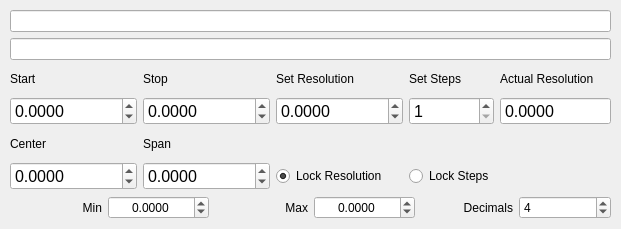
<?xml version="1.0" encoding="UTF-8"?>
<ui version="4.0">
 <class>Form</class>
 <widget class="QWidget" name="Form">
  <property name="geometry">
   <rect>
    <x>0</x>
    <y>0</y>
    <width>600</width>
    <height>229</height>
   </rect>
  </property>
  <property name="sizePolicy">
   <sizepolicy hsizetype="Preferred" vsizetype="Fixed">
    <horstretch>0</horstretch>
    <verstretch>0</verstretch>
   </sizepolicy>
  </property>
  <property name="windowTitle">
   <string>Form</string>
  </property>
  <layout class="QGridLayout" name="gridLayout">
   <property name="margin">
    <number>10</number>
   </property>
   <item row="3" column="5">
    <widget class="QSpinBox" name="uiDecimals">
     <property name="keyboardTracking">
      <bool>false</bool>
     </property>
     <property name="minimum">
      <number>0</number>
     </property>
     <property name="maximum">
      <number>10</number>
     </property>
     <property name="value">
      <number>4</number>
     </property>
    </widget>
   </item>
   <item row="3" column="4">
    <widget class="QLabel" name="label_4">
     <property name="text">
      <string>Decimals</string>
     </property>
     <property name="alignment">
      <set>Qt::AlignRight|Qt::AlignTrailing|Qt::AlignVCenter</set>
     </property>
    </widget>
   </item>
   <item row="3" column="1">
    <widget class="QDoubleSpinBox" name="uiMin">
     <property name="alignment">
      <set>Qt::AlignCenter</set>
     </property>
     <property name="keyboardTracking">
      <bool>false</bool>
     </property>
     <property name="decimals">
      <number>4</number>
     </property>
     <property name="minimum">
      <double>-999999999.000000000000000</double>
     </property>
     <property name="maximum">
      <double>999999999.000000000000000</double>
     </property>
     <property name="singleStep">
      <double>0.000100000000000</double>
     </property>
    </widget>
   </item>
   <item row="3" column="0">
    <widget class="QLabel" name="label_2">
     <property name="sizePolicy">
      <sizepolicy hsizetype="Preferred" vsizetype="Preferred">
       <horstretch>0</horstretch>
       <verstretch>0</verstretch>
      </sizepolicy>
     </property>
     <property name="text">
      <string>Min</string>
     </property>
     <property name="alignment">
      <set>Qt::AlignRight|Qt::AlignTrailing|Qt::AlignVCenter</set>
     </property>
    </widget>
   </item>
   <item row="0" column="0" colspan="6">
    <widget class="QLineEdit" name="uiCollection">
     <property name="readOnly">
      <bool>true</bool>
     </property>
    </widget>
   </item>
   <item row="3" column="3">
    <widget class="QDoubleSpinBox" name="uiMax">
     <property name="alignment">
      <set>Qt::AlignCenter</set>
     </property>
     <property name="keyboardTracking">
      <bool>false</bool>
     </property>
     <property name="decimals">
      <number>4</number>
     </property>
     <property name="minimum">
      <double>-999999999.000000000000000</double>
     </property>
     <property name="maximum">
      <double>999999999.000000000000000</double>
     </property>
     <property name="singleStep">
      <double>0.000100000000000</double>
     </property>
    </widget>
   </item>
   <item row="3" column="2">
    <widget class="QLabel" name="label_3">
     <property name="text">
      <string>Max</string>
     </property>
     <property name="alignment">
      <set>Qt::AlignRight|Qt::AlignTrailing|Qt::AlignVCenter</set>
     </property>
    </widget>
   </item>
   <item row="2" column="0" colspan="6">
    <layout class="QGridLayout" name="gridLayout_2">
     <item row="1" column="0">
      <widget class="QLabel" name="label">
       <property name="text">
        <string>Start</string>
       </property>
      </widget>
     </item>
     <item row="1" column="1">
      <widget class="QLabel" name="label_5">
       <property name="text">
        <string>Stop</string>
       </property>
      </widget>
     </item>
     <item row="1" column="2">
      <widget class="QLabel" name="label_6">
       <property name="text">
        <string>Set Resolution</string>
       </property>
      </widget>
     </item>
     <item row="1" column="3">
      <widget class="QLabel" name="label_7">
       <property name="text">
        <string>Set Steps</string>
       </property>
      </widget>
     </item>
     <item row="1" column="4">
      <widget class="QLabel" name="label_8">
       <property name="text">
        <string>Actual Resolution</string>
       </property>
      </widget>
     </item>
     <item row="2" column="0">
      <widget class="QDoubleSpinBox" name="uiStart">
       <property name="font">
        <font>
         <pointsize>12</pointsize>
        </font>
       </property>
       <property name="keyboardTracking">
        <bool>false</bool>
       </property>
       <property name="decimals">
        <number>4</number>
       </property>
       <property name="minimum">
        <double>-999999999.000000000000000</double>
       </property>
       <property name="maximum">
        <double>999999999.000000000000000</double>
       </property>
       <property name="singleStep">
        <double>0.000100000000000</double>
       </property>
      </widget>
     </item>
     <item row="2" column="1">
      <widget class="QDoubleSpinBox" name="uiStop">
       <property name="font">
        <font>
         <pointsize>12</pointsize>
        </font>
       </property>
       <property name="keyboardTracking">
        <bool>false</bool>
       </property>
       <property name="decimals">
        <number>4</number>
       </property>
       <property name="minimum">
        <double>-999999999.000000000000000</double>
       </property>
       <property name="maximum">
        <double>999999999.000000000000000</double>
       </property>
       <property name="singleStep">
        <double>0.000100000000000</double>
       </property>
      </widget>
     </item>
     <item row="2" column="2">
      <widget class="QDoubleSpinBox" name="uiSetResolution">
       <property name="font">
        <font>
         <pointsize>12</pointsize>
        </font>
       </property>
       <property name="keyboardTracking">
        <bool>false</bool>
       </property>
       <property name="decimals">
        <number>4</number>
       </property>
       <property name="minimum">
        <double>-999999999.000000000000000</double>
       </property>
       <property name="maximum">
        <double>999999999.000000000000000</double>
       </property>
       <property name="singleStep">
        <double>0.000100000000000</double>
       </property>
      </widget>
     </item>
     <item row="2" column="4">
      <widget class="QDoubleSpinBox" name="uiActualResolution">
       <property name="font">
        <font>
         <pointsize>12</pointsize>
        </font>
       </property>
       <property name="readOnly">
        <bool>true</bool>
       </property>
       <property name="buttonSymbols">
        <enum>QAbstractSpinBox::NoButtons</enum>
       </property>
       <property name="keyboardTracking">
        <bool>false</bool>
       </property>
       <property name="decimals">
        <number>4</number>
       </property>
       <property name="minimum">
        <double>-999999999.000000000000000</double>
       </property>
       <property name="maximum">
        <double>999999999.000000000000000</double>
       </property>
       <property name="singleStep">
        <double>0.000100000000000</double>
       </property>
      </widget>
     </item>
     <item row="3" column="1">
      <widget class="QLabel" name="label_10">
       <property name="text">
        <string>Span</string>
       </property>
      </widget>
     </item>
     <item row="3" column="0">
      <widget class="QLabel" name="label_9">
       <property name="text">
        <string>Center</string>
       </property>
      </widget>
     </item>
     <item row="4" column="0">
      <widget class="QDoubleSpinBox" name="uiCenter">
       <property name="font">
        <font>
         <pointsize>12</pointsize>
        </font>
       </property>
       <property name="keyboardTracking">
        <bool>false</bool>
       </property>
       <property name="decimals">
        <number>4</number>
       </property>
       <property name="minimum">
        <double>-999999999.000000000000000</double>
       </property>
       <property name="maximum">
        <double>999999999.000000000000000</double>
       </property>
       <property name="singleStep">
        <double>0.000100000000000</double>
       </property>
      </widget>
     </item>
     <item row="4" column="1">
      <widget class="QDoubleSpinBox" name="uiSpan">
       <property name="font">
        <font>
         <pointsize>12</pointsize>
        </font>
       </property>
       <property name="keyboardTracking">
        <bool>false</bool>
       </property>
       <property name="decimals">
        <number>4</number>
       </property>
       <property name="minimum">
        <double>-999999999.000000000000000</double>
       </property>
       <property name="maximum">
        <double>999999999.000000000000000</double>
       </property>
       <property name="singleStep">
        <double>0.000100000000000</double>
       </property>
      </widget>
     </item>
     <item row="4" column="2">
      <widget class="QRadioButton" name="uiLockResolution">
       <property name="text">
        <string>Lock Resolution</string>
       </property>
       <property name="checked">
        <bool>true</bool>
       </property>
       <attribute name="buttonGroup">
        <string notr="true">buttonGroup</string>
       </attribute>
      </widget>
     </item>
     <item row="4" column="3">
      <widget class="QRadioButton" name="uiLockSteps">
       <property name="text">
        <string>Lock Steps</string>
       </property>
       <attribute name="buttonGroup">
        <string notr="true">buttonGroup</string>
       </attribute>
      </widget>
     </item>
     <item row="2" column="3">
      <widget class="QSpinBox" name="uiSteps">
       <property name="font">
        <font>
         <pointsize>12</pointsize>
        </font>
       </property>
       <property name="keyboardTracking">
        <bool>false</bool>
       </property>
       <property name="minimum">
        <number>1</number>
       </property>
       <property name="maximum">
        <number>999999999</number>
       </property>
      </widget>
     </item>
    </layout>
   </item>
   <item row="1" column="0" colspan="6">
    <widget class="QLineEdit" name="uiName">
     <property name="readOnly">
      <bool>true</bool>
     </property>
    </widget>
   </item>
  </layout>
 </widget>
 <resources/>
 <connections/>
 <buttongroups>
  <buttongroup name="buttonGroup"/>
 </buttongroups>
</ui>
